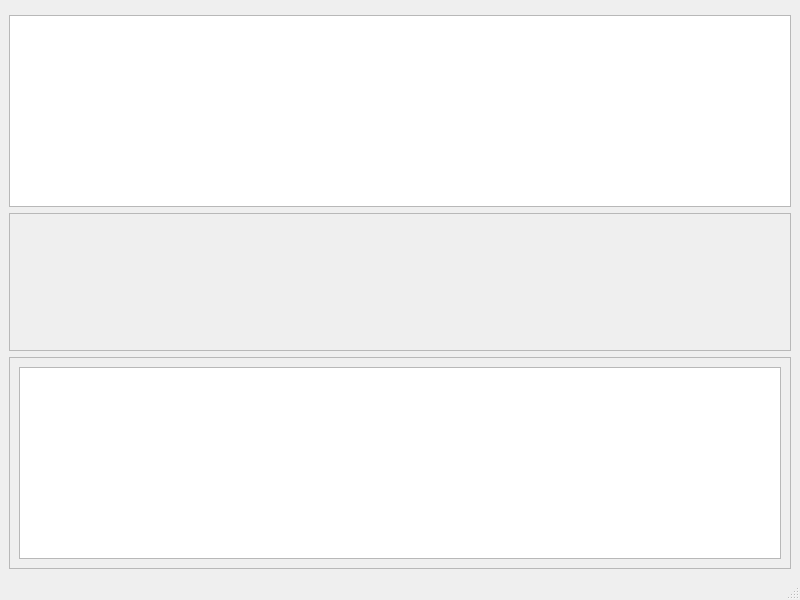
<?xml version="1.0" encoding="UTF-8"?>
<ui version="4.0">
 <class>MainWindow</class>
 <widget class="QMainWindow" name="MainWindow">
  <property name="geometry">
   <rect>
    <x>0</x>
    <y>0</y>
    <width>800</width>
    <height>600</height>
   </rect>
  </property>
  <property name="windowTitle">
   <string>MainWindow</string>
  </property>
  <widget class="QWidget" name="centralwidget">
   <layout class="QVBoxLayout" name="verticalLayout">
    <item>
     <widget class="QWidget" name="widget_2" native="true"/>
    </item>
    <item>
     <widget class="QListWidget" name="listWidget"/>
    </item>
    <item>
     <widget class="QScrollArea" name="scrollArea_2">
      <property name="widgetResizable">
       <bool>true</bool>
      </property>
      <widget class="QWidget" name="scrollAreaWidgetContents_2">
       <property name="geometry">
        <rect>
         <x>0</x>
         <y>0</y>
         <width>780</width>
         <height>158</height>
        </rect>
       </property>
       <layout class="QVBoxLayout" name="verticalLayout_4">
        <item>
         <layout class="QVBoxLayout" name="verticalLayout_6"/>
        </item>
       </layout>
      </widget>
     </widget>
    </item>
    <item>
     <widget class="QScrollArea" name="scrollArea">
      <property name="widgetResizable">
       <bool>true</bool>
      </property>
      <widget class="QWidget" name="scrollAreaWidgetContents">
       <property name="geometry">
        <rect>
         <x>0</x>
         <y>0</y>
         <width>780</width>
         <height>157</height>
        </rect>
       </property>
       <layout class="QVBoxLayout" name="verticalLayout_2">
        <item>
         <widget class="QListView" name="listView"/>
        </item>
       </layout>
      </widget>
     </widget>
    </item>
   </layout>
  </widget>
  <widget class="QMenuBar" name="menubar">
   <property name="geometry">
    <rect>
     <x>0</x>
     <y>0</y>
     <width>800</width>
     <height>22</height>
    </rect>
   </property>
  </widget>
  <widget class="QStatusBar" name="statusbar"/>
 </widget>
 <resources/>
 <connections/>
</ui>
